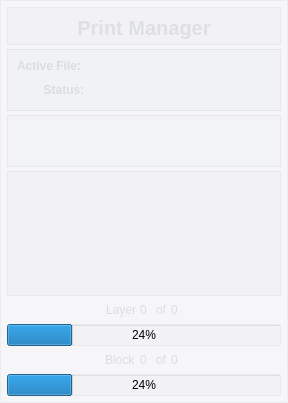
           <widget class="QFrame" name="frame_9">
            <property name="styleSheet">
             <string notr="true">background: rgba(212,215,217,30);
</string>
            </property>
            <property name="frameShape">
             <enum>QFrame::StyledPanel</enum>
            </property>
            <property name="frameShadow">
             <enum>QFrame::Raised</enum>
            </property>
            <layout class="QVBoxLayout" name="verticalLayout_14">
             <property name="spacing">
              <number>4</number>
             </property>
             <property name="leftMargin">
              <number>6</number>
             </property>
             <property name="topMargin">
              <number>6</number>
             </property>
             <property name="rightMargin">
              <number>6</number>
             </property>
             <property name="bottomMargin">
              <number>6</number>
             </property>
             <item>
              <widget class="QFrame" name="frame_39">
               <property name="styleSheet">
                <string notr="true">background:rgba(212,215,217,25);
</string>
               </property>
               <property name="frameShape">
                <enum>QFrame::StyledPanel</enum>
               </property>
               <property name="frameShadow">
                <enum>QFrame::Raised</enum>
               </property>
               <layout class="QHBoxLayout" name="horizontalLayout_39">
                <property name="spacing">
                 <number>4</number>
                </property>
                <property name="leftMargin">
                 <number>4</number>
                </property>
                <property name="topMargin">
                 <number>4</number>
                </property>
                <property name="rightMargin">
                 <number>4</number>
                </property>
                <property name="bottomMargin">
                 <number>0</number>
                </property>
                <item alignment="Qt::AlignHCenter">
                 <widget class="QLabel" name="label_70">
                  <property name="minimumSize">
                   <size>
                    <width>150</width>
                    <height>32</height>
                   </size>
                  </property>
                  <property name="maximumSize">
                   <size>
                    <width>555</width>
                    <height>16777215</height>
                   </size>
                  </property>
                  <property name="font">
                   <font>
                    <pointsize>15</pointsize>
                    <weight>75</weight>
                    <bold>true</bold>
                   </font>
                  </property>
                  <property name="styleSheet">
                   <string notr="true">background:none;
color: rgba(212,215,217,180)</string>
                  </property>
                  <property name="inputMethodHints">
                   <set>Qt::ImhNoEditMenu</set>
                  </property>
                  <property name="text">
                   <string>Print Manager</string>
                  </property>
                  <property name="alignment">
                   <set>Qt::AlignCenter</set>
                  </property>
                 </widget>
                </item>
               </layout>
              </widget>
             </item>
             <item>
              <widget class="QFrame" name="frame_10">
               <property name="styleSheet">
                <string notr="true">background: rgba(212,215,217,40)</string>
               </property>
               <property name="frameShape">
                <enum>QFrame::StyledPanel</enum>
               </property>
               <property name="frameShadow">
                <enum>QFrame::Raised</enum>
               </property>
               <layout class="QGridLayout" name="gridLayout">
                <item row="0" column="0">
                 <widget class="QLabel" name="label_2">
                  <property name="font">
                   <font>
                    <weight>75</weight>
                    <bold>true</bold>
                   </font>
                  </property>
                  <property name="styleSheet">
                   <string notr="true">background: none;
color: rgba(212,215,217,200)</string>
                  </property>
                  <property name="text">
                   <string>Active File:</string>
                  </property>
                 </widget>
                </item>
                <item row="0" column="1">
                 <widget class="QLabel" name="label_5">
                  <property name="styleSheet">
                   <string notr="true">background: none;
color: rgba(212,215,217,200)</string>
                  </property>
                  <property name="text">
                   <string/>
                  </property>
                 </widget>
                </item>
                <item row="1" column="0">
                 <layout class="QHBoxLayout" name="horizontalLayout_28">
                  <property name="spacing">
                   <number>0</number>
                  </property>
                  <item>
                   <widget class="QPushButton" name="pushButton_13">
                    <property name="maximumSize">
                     <size>
                      <width>20</width>
                      <height>16777215</height>
                     </size>
                    </property>
                    <property name="styleSheet">
                     <string notr="true">background:none;</string>
                    </property>
                    <property name="text">
                     <string/>
                    </property>
                    <property name="icon">
                     <iconset resource="icons.qrc">
                      <normaloff>:/icons/icons/redbutton.png</normaloff>:/icons/icons/redbutton.png</iconset>
                    </property>
                    <property name="flat">
                     <bool>true</bool>
                    </property>
                   </widget>
                  </item>
                  <item>
                   <widget class="QLabel" name="label_4">
                    <property name="font">
                     <font>
                      <weight>75</weight>
                      <bold>true</bold>
                     </font>
                    </property>
                    <property name="styleSheet">
                     <string notr="true">background: none;
color: rgba(212,215,217,200)</string>
                    </property>
                    <property name="text">
                     <string>  Status:</string>
                    </property>
                   </widget>
                  </item>
                 </layout>
                </item>
                <item row="1" column="1">
                 <widget class="QLabel" name="label_6">
                  <property name="styleSheet">
                   <string notr="true">background: none;
color: rgba(212,215,217,200)</string>
                  </property>
                  <property name="text">
                   <string/>
                  </property>
                 </widget>
                </item>
               </layout>
              </widget>
             </item>
             <item>
              <widget class="QFrame" name="frame_16">
               <property name="styleSheet">
                <string notr="true">background: rgba(212,215,217,35)</string>
               </property>
               <property name="frameShape">
                <enum>QFrame::StyledPanel</enum>
               </property>
               <property name="frameShadow">
                <enum>QFrame::Raised</enum>
               </property>
               <layout class="QHBoxLayout" name="horizontalLayout_10">
                <item>
                 <widget class="QPushButton" name="settings_button_apply_4">
                  <property name="sizePolicy">
                   <sizepolicy hsizetype="Fixed" vsizetype="Fixed">
                    <horstretch>0</horstretch>
                    <verstretch>0</verstretch>
                   </sizepolicy>
                  </property>
                  <property name="minimumSize">
                   <size>
                    <width>32</width>
                    <height>32</height>
                   </size>
                  </property>
                  <property name="font">
                   <font>
                    <pointsize>14</pointsize>
                   </font>
                  </property>
                  <property name="styleSheet">
                   <string notr="true">background: rgba(0,0,0,0);
color: rgb(212,215,217);</string>
                  </property>
                  <property name="text">
                   <string/>
                  </property>
                  <property name="icon">
                   <iconset resource="icons.qrc">
                    <normaloff>:/icons/icons/stop.png</normaloff>:/icons/icons/stop.png</iconset>
                  </property>
                  <property name="iconSize">
                   <size>
                    <width>21</width>
                    <height>36</height>
                   </size>
                  </property>
                  <property name="flat">
                   <bool>true</bool>
                  </property>
                 </widget>
                </item>
                <item>
                 <widget class="QPushButton" name="settings_button_apply_5">
                  <property name="sizePolicy">
                   <sizepolicy hsizetype="Fixed" vsizetype="Fixed">
                    <horstretch>0</horstretch>
                    <verstretch>0</verstretch>
                   </sizepolicy>
                  </property>
                  <property name="minimumSize">
                   <size>
                    <width>32</width>
                    <height>32</height>
                   </size>
                  </property>
                  <property name="font">
                   <font>
                    <pointsize>14</pointsize>
                   </font>
                  </property>
                  <property name="styleSheet">
                   <string notr="true">background: none;
color: rgb(212,215,217);</string>
                  </property>
                  <property name="text">
                   <string/>
                  </property>
                  <property name="icon">
                   <iconset resource="icons.qrc">
                    <normaloff>:/icons/icons/iosPause.png</normaloff>:/icons/icons/iosPause.png</iconset>
                  </property>
                  <property name="iconSize">
                   <size>
                    <width>21</width>
                    <height>36</height>
                   </size>
                  </property>
                  <property name="flat">
                   <bool>true</bool>
                  </property>
                 </widget>
                </item>
                <item>
                 <widget class="QPushButton" name="settings_button_apply_3">
                  <property name="sizePolicy">
                   <sizepolicy hsizetype="Fixed" vsizetype="Fixed">
                    <horstretch>0</horstretch>
                    <verstretch>0</verstretch>
                   </sizepolicy>
                  </property>
                  <property name="minimumSize">
                   <size>
                    <width>32</width>
                    <height>32</height>
                   </size>
                  </property>
                  <property name="font">
                   <font>
                    <pointsize>14</pointsize>
                   </font>
                  </property>
                  <property name="styleSheet">
                   <string notr="true">background: rgba(0,0,0,0);
color: rgb(212,215,217);</string>
                  </property>
                  <property name="text">
                   <string/>
                  </property>
                  <property name="icon">
                   <iconset resource="icons.qrc">
                    <normaloff>:/icons/icons/iosSkipforward.png</normaloff>:/icons/icons/iosSkipforward.png</iconset>
                  </property>
                  <property name="iconSize">
                   <size>
                    <width>23</width>
                    <height>36</height>
                   </size>
                  </property>
                  <property name="flat">
                   <bool>true</bool>
                  </property>
                 </widget>
                </item>
                <item>
                 <widget class="QPushButton" name="settings_button_apply_6">
                  <property name="sizePolicy">
                   <sizepolicy hsizetype="Fixed" vsizetype="Fixed">
                    <horstretch>0</horstretch>
                    <verstretch>0</verstretch>
                   </sizepolicy>
                  </property>
                  <property name="minimumSize">
                   <size>
                    <width>32</width>
                    <height>32</height>
                   </size>
                  </property>
                  <property name="font">
                   <font>
                    <pointsize>14</pointsize>
                   </font>
                  </property>
                  <property name="styleSheet">
                   <string notr="true">background: rgba(0,0,0,0);
color: rgb(212,215,217);</string>
                  </property>
                  <property name="text">
                   <string/>
                  </property>
                  <property name="icon">
                   <iconset resource="icons.qrc">
                    <normaloff>:/icons/icons/iosPlay.png</normaloff>:/icons/icons/iosPlay.png</iconset>
                  </property>
                  <property name="iconSize">
                   <size>
                    <width>18</width>
                    <height>36</height>
                   </size>
                  </property>
                  <property name="flat">
                   <bool>true</bool>
                  </property>
                 </widget>
                </item>
               </layout>
              </widget>
             </item>
             <item>
              <layout class="QVBoxLayout" name="verticalLayout_9">
               <item>
                <widget class="QTextBrowser" name="textBrowser_2">
                 <property name="maximumSize">
                  <size>
                   <width>16777215</width>
                   <height>125</height>
                  </size>
                 </property>
                </widget>
               </item>
              </layout>
             </item>
             <item>
              <layout class="QHBoxLayout" name="horizontalLayout_12">
               <item>
                <spacer name="horizontalSpacer_11">
                 <property name="orientation">
                  <enum>Qt::Horizontal</enum>
                 </property>
                 <property name="sizeHint" stdset="0">
                  <size>
                   <width>40</width>
                   <height>20</height>
                  </size>
                 </property>
                </spacer>
               </item>
               <item>
                <widget class="QLabel" name="label_9">
                 <property name="styleSheet">
                  <string notr="true">background: none;
color: rgba(212,215,217,200)</string>
                 </property>
                 <property name="text">
                  <string>Layer</string>
                 </property>
                </widget>
               </item>
               <item>
                <widget class="QLabel" name="label_13">
                 <property name="minimumSize">
                  <size>
                   <width>12</width>
                   <height>0</height>
                  </size>
                 </property>
                 <property name="styleSheet">
                  <string notr="true">background: none;
color: rgba(212,215,217,200)</string>
                 </property>
                 <property name="text">
                  <string>0</string>
                 </property>
                </widget>
               </item>
               <item>
                <widget class="QLabel" name="label_10">
                 <property name="maximumSize">
                  <size>
                   <width>12</width>
                   <height>16777215</height>
                  </size>
                 </property>
                 <property name="styleSheet">
                  <string notr="true">background: none;
color: rgba(212,215,217,200)</string>
                 </property>
                 <property name="text">
                  <string>of</string>
                 </property>
                </widget>
               </item>
               <item>
                <widget class="QLabel" name="label_14">
                 <property name="minimumSize">
                  <size>
                   <width>12</width>
                   <height>0</height>
                  </size>
                 </property>
                 <property name="styleSheet">
                  <string notr="true">background: none;
color: rgba(212,215,217,200)</string>
                 </property>
                 <property name="text">
                  <string>0</string>
                 </property>
                </widget>
               </item>
               <item>
                <spacer name="horizontalSpacer_10">
                 <property name="orientation">
                  <enum>Qt::Horizontal</enum>
                 </property>
                 <property name="sizeHint" stdset="0">
                  <size>
                   <width>40</width>
                   <height>20</height>
                  </size>
                 </property>
                </spacer>
               </item>
              </layout>
             </item>
             <item>
              <widget class="QProgressBar" name="progressBar_2">
               <property name="value">
                <number>24</number>
               </property>
              </widget>
             </item>
             <item>
              <layout class="QHBoxLayout" name="horizontalLayout_11">
               <item>
                <spacer name="horizontalSpacer_12">
                 <property name="orientation">
                  <enum>Qt::Horizontal</enum>
                 </property>
                 <property name="sizeHint" stdset="0">
                  <size>
                   <width>40</width>
                   <height>20</height>
                  </size>
                 </property>
                </spacer>
               </item>
               <item>
                <widget class="QLabel" name="label_7">
                 <property name="styleSheet">
                  <string notr="true">background: none;
color: rgba(212,215,217,200)</string>
                 </property>
                 <property name="text">
                  <string>Block</string>
                 </property>
                </widget>
               </item>
               <item>
                <widget class="QLabel" name="label_12">
                 <property name="minimumSize">
                  <size>
                   <width>12</width>
                   <height>0</height>
                  </size>
                 </property>
                 <property name="styleSheet">
                  <string notr="true">background: none;
color: rgba(212,215,217,200)</string>
                 </property>
                 <property name="text">
                  <string>0</string>
                 </property>
                </widget>
               </item>
               <item>
                <widget class="QLabel" name="label_8">
                 <property name="maximumSize">
                  <size>
                   <width>12</width>
                   <height>16777215</height>
                  </size>
                 </property>
                 <property name="styleSheet">
                  <string notr="true">background: none;
color: rgba(212,215,217,200)</string>
                 </property>
                 <property name="text">
                  <string>of</string>
                 </property>
                </widget>
               </item>
               <item>
                <widget class="QLabel" name="label_11">
                 <property name="minimumSize">
                  <size>
                   <width>12</width>
                   <height>0</height>
                  </size>
                 </property>
                 <property name="styleSheet">
                  <string notr="true">background: none;
color: rgba(212,215,217,200)</string>
                 </property>
                 <property name="text">
                  <string>0</string>
                 </property>
                </widget>
               </item>
               <item>
                <spacer name="horizontalSpacer_9">
                 <property name="orientation">
                  <enum>Qt::Horizontal</enum>
                 </property>
                 <property name="sizeHint" stdset="0">
                  <size>
                   <width>40</width>
                   <height>20</height>
                  </size>
                 </property>
                </spacer>
               </item>
              </layout>
             </item>
             <item>
              <widget class="QProgressBar" name="progressBar">
               <property name="value">
                <number>24</number>
               </property>
              </widget>
             </item>
            </layout>
           </widget>
